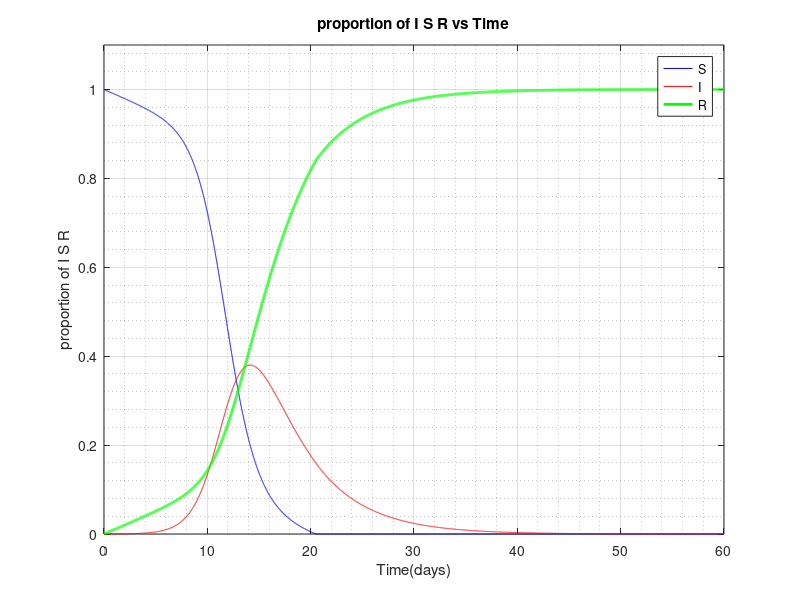

The MATLAB source for this figure:
%SIR model with vaccsine
%This model studies the grouth of an infection
%dependent on the variable I, the parameter S and R.
%with the help of a vaccine to stop the epidemic


%% Set Parameters
I0 = 1e-4; % portion of infected people
a = 1; % coefficient in days^-1 (speed of the infection)
b = 0.2; % coefficient in days^-1 (speed of recovery)

dv = 0.01; % vaccination rate in proportion of population per day dv/dt
tmax = 60; % number of days to plot
dt = 0.01; %size of time steps in weeks
Imax = 1.1;%Max number infected per graph in millions

plotCase = 4; %the graph to plot 1=S, 2=I, 3=R, 4=All;


%% Initialize Vectors
t = 0:dt:tmax; % vettore di tempo
Nt = length(t); % number of time steps
S = zeros(1,Nt); %initialize the vector of supsectable people
I = zeros(1,Nt); % initialize the vector of infections that i will plot in the graph,with zeros
R = zeros(1,Nt); % initialize the removed vector
I(1) = I0; % first element of the vector infected initialized
S(1) = 1-I0; %first element of the vector supsectable initialized


%% calculations

for i = 1:Nt-1
    
    S(i) = 1-I(i)-R(i); %total susceptible people in this day
    
    dI = a*I(i)*S(i) -b*I(i);  % rate of change per day of infection(dI = dI/dt)
    
    I(i+1) = I(i) + dI*dt;  %total infected people in the day
    
    if S(i) > 0 %if not all are vaccinated
        dR = b*I(i) + dv;  %rate of change per day of recovery 
    else %if all are vaccinated
        dR = b*I(i);
    end
    R(i+1) = R(i) + dR*dt; %total removed people in the day
end
S(Nt) = 1 - I(Nt) - R(Nt);

%% Plots

switch plotCase
    case 1
        plot(t, S, '-b', 'LineWidth', 2)
        axis([0 tmax 0 Imax])
        grid on
        grid minor
        xlabel('Time(days)')
        ylabel('proportion of susceptible')
        title('proportion of susceptible vs time')
        
        
    case 2
        
        plot(t,I, '-r', 'LineWidth', 2)
        axis([0 tmax 0 Imax])
        grid on
        grid minor
        xlabel('Time(days)')
        ylabel('proportion of infected')
        title('proportion of infection vs Time')
    
    case 3
        plot(t,R, '-g', 'LineWidth', 2)
        axis([0 tmax 0 Imax])
        grid on
        grid minor
        xlabel('Time(days)')
        ylabel('proportion of Removed')
        title('proportion of Removed vs Time')
        
    
   case 4
        
        plot(t,S,'-b',...
            t,I, '-r',...
            t,R,'-g','LineWidth', 2)
        axis([0 tmax 0 Imax])
        grid on
        grid minor
        xlabel('Time(days)')
        ylabel('proportion of I S R')
        title('proportion of I S R vs Time')
        legend('S','I','R')
        
end
